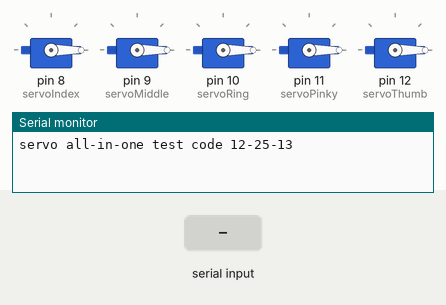
This sketch was run on a simulated Arduino Uno, built with avr-gcc and run on an emulated ATmega328P. On the bench: 5 × servo, the last lines printed to the serial monitor. The test bench sets the inputs (shaded band).

Above: at 1.2 s.
1.3 s: "1\n" received over Serial
At 1.7 s:
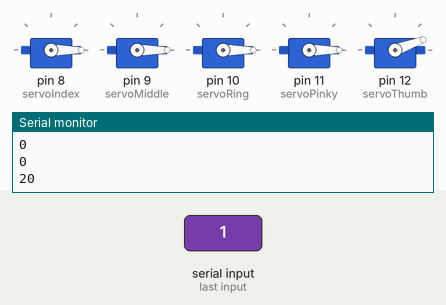
2.8 s: "2\n" received over Serial
At 4.0 s:
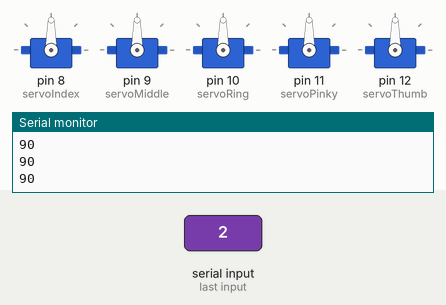
4.3 s: "3\n" received over Serial
At 5.3 s:
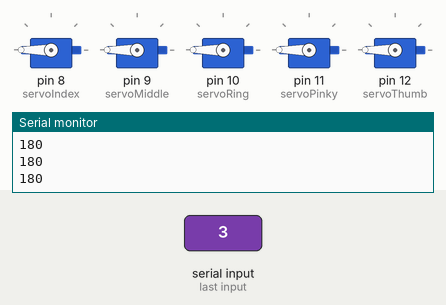
Timing chart, 0 to 7.3 s (numbered marks = the images above; inputs shaded):
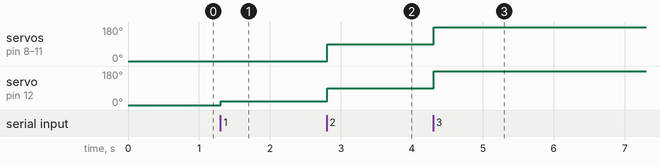

Measured:
- after the input at 1.3 s, servo on pin 12 (servoThumb): 0° → 20° at once
- after the input at 2.8 s, servo on pin 8 (servoIndex), servo on pin 9 (servoMiddle), servo on pin 10 (servoRing), servo on pin 11 (servoPinky): 0° → 90° at once; servo on pin 12 (servoThumb): 20° → 90° at once
- after the input at 4.3 s, servo on pin 8 (servoIndex), servo on pin 9 (servoMiddle), servo on pin 10 (servoRing), servo on pin 11 (servoPinky), servo on pin 12 (servoThumb): 90° → 180° at once

The sketch:

servocontrol.ino
```cpp
// zoomkat 12-25-13 serial servo test
// type servo write 0 to 180 in serial monitor
// or for write, use a value like 1500
// Send an a to attach servo or d to detach servo
// for IDE 1.0.5 and later
// Powering a servo from the arduino usually DOES NOT WORK.

#include <Servo.h>
String readString; //String captured from serial port

// create servo objects to control a servo motors
Servo servoIndex;
Servo servoMiddle;
Servo servoRing;
Servo servoPinky;
Servo servoThumb;

int n; //value to write to servo

void setup() {
  Serial.begin(9600);

  //sets initial servo writes if desired
  servoIndex.write(0);
  servoMiddle.write(0);
  servoRing.write(0);
  servoPinky.write(0);
  servoThumb.write(0);

  //assigns pin for the servo control, and range if desired
  servoIndex.attach(8, 500, 2500);
  servoMiddle.attach(9, 500, 2500);
  servoRing.attach(10, 500, 2500);
  servoPinky.attach(11, 500, 2500);
  servoThumb.attach(12, 500, 2500);

  Serial.println("servo all-in-one test code 12-25-13"); // so I can keep track of what is loaded
  Serial.println();
}

void loop() {
  while (Serial.available()) {
    char c = Serial.read();  //gets one byte from serial buffer
    readString += c; //makes the string readString
    delay(2);  //slow looping to allow buffer to fill with next character
  }

  if (readString.length() >0) {
    Serial.println(readString);  //so you can see the captured string

      // attach or detach servo if desired
    if (readString == "d") {

      //delay loop until pins are low
      while (digitalRead(8) && digitalRead(9) && digitalRead(10)&& digitalRead(11) && digitalRead(12)) {} //

      //detach servos
      servoIndex.detach();
      servoMiddle.detach();
      servoRing.detach();
      servoPinky.detach();
      servoThumb.detach();

      Serial.println("servo detached");
      goto bailout; //jump over writing to servo
    }
    if (readString == "a") {
      servoIndex.attach(8); //reattach servo to pin 7
      servoMiddle.attach(9);
      servoRing.attach(10);
      servoPinky.attach(11);
      servoThumb.attach(12);
      Serial.println("servo attached");
      goto bailout;
    }

    n = readString.toInt();  //convert readString into a number

    // auto select appropriate value
    if(n == 1)
    {
      Serial.print("writing Microseconds: ");
      Serial.println(1);
      servoIndex.write(0);
      servoMiddle.write(0);
      servoRing.write(0);
      servoPinky.write(0);
      servoThumb.write(20);
    }
    else if (n == 2)
    {
      Serial.print("writing Angle: ");
      Serial.println(2);
      servoIndex.write(90);
      servoMiddle.write(90);
      servoRing.write(90);
      servoPinky.write(90);
      servoThumb.write(90);
    }
    else if (n == 3)
    {
      Serial.print("writing Angle: ");
      Serial.println(3);
      servoIndex.write(180);
      servoMiddle.write(180);
      servoRing.write(180);
      servoPinky.write(180);
      servoThumb.write(180);
    }

bailout: //reenter code loop
    Serial.print("Last servo command write: ");
    Serial.println(servoIndex.read());
    Serial.println(servoMiddle.read());
    Serial.println(servoRing.read());
    Serial.println(servoPinky.read());
    Serial.println(servoThumb.read());
    Serial.println();
    readString=""; //empty for next input
  }
}
```
